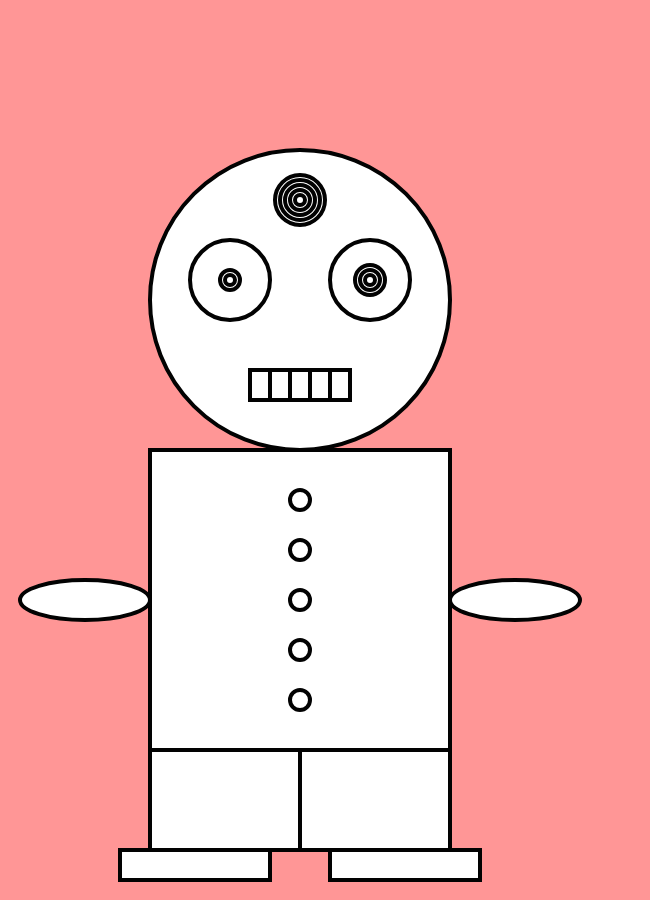
Frame 1 (no input)
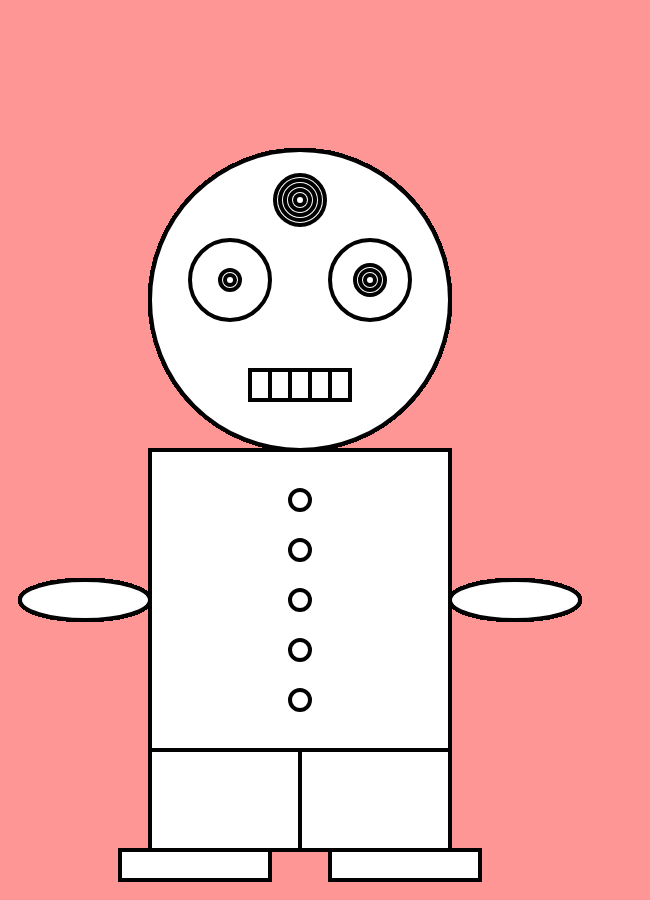
Frame 60 (no input)
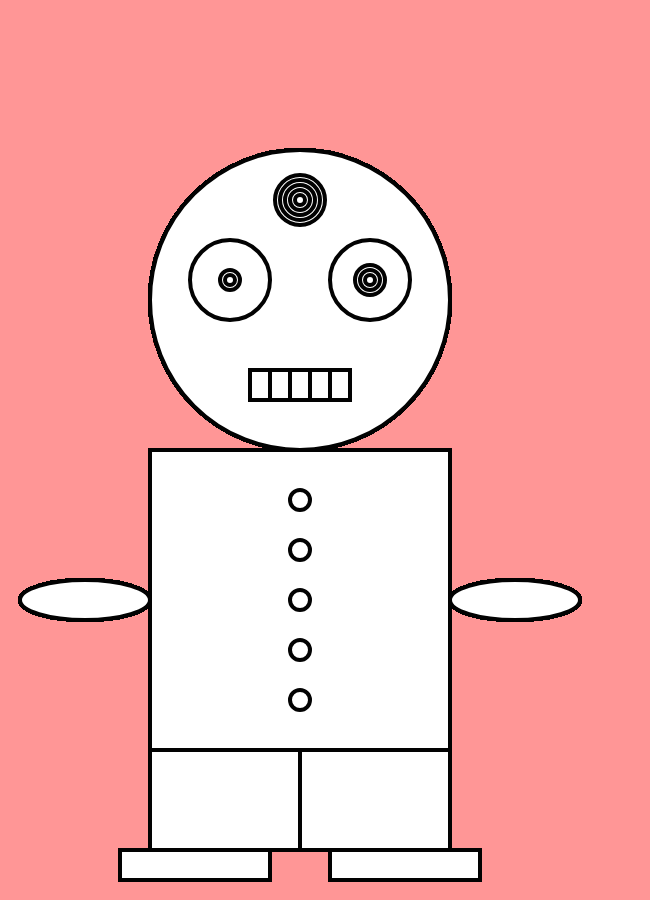
Frame 120 (the mouse pressed at the canvas centre since frame 60)

The p5.js sketch that drew these frames (run headless with seeded random() and noise() and a simulated clock; from frame 60 on, the mouse is pressed at the canvas centre):

// p5.js sketch
// ── sketch.js
var centerX = 350;
var centerY = 200;


function setup() {
  // put setup code here

  createCanvas(650,900);
  background(255,150,150);

  //centerX = mouseX;
  //centerY = mouseY;

  centerX = width/2;
  centerY = height/2;
  stroke(2);
  strokeWeight(4);
}

function draw() {
  // put drawing code here

  //centerX = mouseX;
  //centerY = mouseY;

  //face
  ellipse(300,300,300,300);

  //front
  ellipse(300,200,50,50);
  ellipse(300,200,40,40);
  ellipse(300,200,30,30);
  ellipse(300,200,20,20);
  ellipse(300,200,10,10);

  //eyes
  ellipse(230,280,-80,80);
  ellipse(370,280,-80,80);
  ellipse(230,280,-20,20);
  ellipse(230,280,-10,10);
  ellipse(370,280,-30,30);
  ellipse(370,280,-20,20);
  ellipse(370,280,-10,10);


  //mouth
  rect(250,370,100,30);
  rect(250,370,20,30);
  rect(270,370,20,30);
  rect(290,370,20,30);
  rect(310,370,20,30);

  //body
  rect(150,450,300,400);

  ellipse(300,500,20,20);
  ellipse(300,550,20,20);
  ellipse(300,600,20,20);
  ellipse(300,650,20,20);
  ellipse(300,700,20,20);

  rect(150,750,150,100);
  rect(300,750,150,100);
  rect(120,850,150,30);
  rect(330,850,150,30);

  ellipse(85,600,130,40);
  ellipse(515,600,130,40);



}
